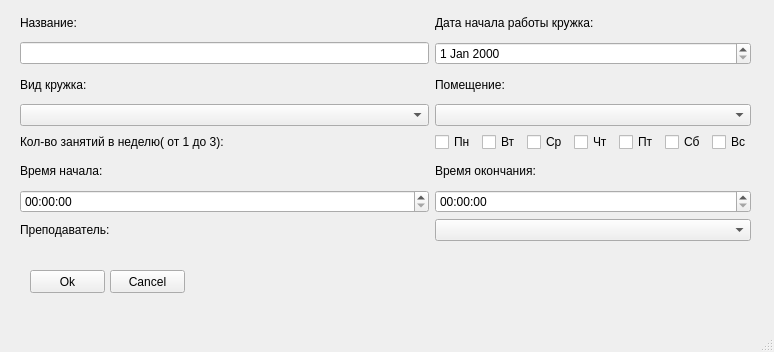
<?xml version="1.0" encoding="UTF-8"?>
<ui version="4.0">
 <class>MainWindow</class>
 <widget class="QMainWindow" name="MainWindow">
  <property name="geometry">
   <rect>
    <x>0</x>
    <y>0</y>
    <width>774</width>
    <height>352</height>
   </rect>
  </property>
  <property name="windowTitle">
   <string>Добавить кружок</string>
  </property>
  <widget class="QWidget" name="centralwidget">
   <widget class="QWidget" name="gridLayoutWidget">
    <property name="geometry">
     <rect>
      <x>20</x>
      <y>10</y>
      <width>731</width>
      <height>231</height>
     </rect>
    </property>
    <layout class="QGridLayout" name="gridLayout">
     <item row="2" column="0">
      <widget class="QLineEdit" name="name_edit"/>
     </item>
     <item row="3" column="0">
      <widget class="QLabel" name="label_3">
       <property name="text">
        <string>Вид кружка:</string>
       </property>
      </widget>
     </item>
     <item row="8" column="1">
      <widget class="QComboBox" name="teacher_combo"/>
     </item>
     <item row="5" column="0">
      <widget class="QLabel" name="label_5">
       <property name="text">
        <string>Кол-во занятий в неделю( от 1 до 3):</string>
       </property>
      </widget>
     </item>
     <item row="8" column="0">
      <widget class="QLabel" name="label_8">
       <property name="text">
        <string>Преподаватель:</string>
       </property>
      </widget>
     </item>
     <item row="0" column="1">
      <widget class="QLabel" name="label_2">
       <property name="text">
        <string>Дата начала работы кружка:</string>
       </property>
      </widget>
     </item>
     <item row="4" column="1">
      <widget class="QComboBox" name="room_combo"/>
     </item>
     <item row="7" column="1">
      <widget class="QTimeEdit" name="time_end_edit"/>
     </item>
     <item row="4" column="0">
      <widget class="QComboBox" name="club_type_combo"/>
     </item>
     <item row="2" column="1">
      <widget class="QDateEdit" name="date_start_edit"/>
     </item>
     <item row="7" column="0">
      <widget class="QTimeEdit" name="time_start_edit"/>
     </item>
     <item row="3" column="1">
      <widget class="QLabel" name="label_4">
       <property name="text">
        <string>Помещение:</string>
       </property>
      </widget>
     </item>
     <item row="6" column="1">
      <widget class="QLabel" name="label_7">
       <property name="text">
        <string>Время окончания:</string>
       </property>
      </widget>
     </item>
     <item row="6" column="0">
      <widget class="QLabel" name="label_6">
       <property name="text">
        <string>Время начала:</string>
       </property>
      </widget>
     </item>
     <item row="5" column="1">
      <layout class="QHBoxLayout" name="horizontalLayout">
       <item>
        <widget class="QCheckBox" name="check_1">
         <property name="text">
          <string>Пн</string>
         </property>
         <attribute name="buttonGroup">
          <string notr="true">button_group</string>
         </attribute>
        </widget>
       </item>
       <item>
        <widget class="QCheckBox" name="check_2">
         <property name="text">
          <string>Вт</string>
         </property>
         <attribute name="buttonGroup">
          <string notr="true">button_group</string>
         </attribute>
        </widget>
       </item>
       <item>
        <widget class="QCheckBox" name="check_3">
         <property name="text">
          <string>Ср</string>
         </property>
         <attribute name="buttonGroup">
          <string notr="true">button_group</string>
         </attribute>
        </widget>
       </item>
       <item>
        <widget class="QCheckBox" name="check_4">
         <property name="text">
          <string>Чт</string>
         </property>
         <attribute name="buttonGroup">
          <string notr="true">button_group</string>
         </attribute>
        </widget>
       </item>
       <item>
        <widget class="QCheckBox" name="check_5">
         <property name="text">
          <string>Пт</string>
         </property>
         <attribute name="buttonGroup">
          <string notr="true">button_group</string>
         </attribute>
        </widget>
       </item>
       <item>
        <widget class="QCheckBox" name="check_6">
         <property name="text">
          <string>Сб</string>
         </property>
         <attribute name="buttonGroup">
          <string notr="true">button_group</string>
         </attribute>
        </widget>
       </item>
       <item>
        <widget class="QCheckBox" name="check_7">
         <property name="text">
          <string>Вс</string>
         </property>
         <attribute name="buttonGroup">
          <string notr="true">button_group</string>
         </attribute>
        </widget>
       </item>
      </layout>
     </item>
     <item row="0" column="0">
      <widget class="QLabel" name="label">
       <property name="text">
        <string>Название:</string>
       </property>
      </widget>
     </item>
    </layout>
   </widget>
   <widget class="QPushButton" name="ok_btn">
    <property name="geometry">
     <rect>
      <x>30</x>
      <y>270</y>
      <width>75</width>
      <height>23</height>
     </rect>
    </property>
    <property name="text">
     <string>Ok</string>
    </property>
   </widget>
   <widget class="QPushButton" name="cancel_btn">
    <property name="geometry">
     <rect>
      <x>110</x>
      <y>270</y>
      <width>75</width>
      <height>23</height>
     </rect>
    </property>
    <property name="text">
     <string>Cancel</string>
    </property>
   </widget>
   <widget class="QLabel" name="label_error">
    <property name="geometry">
     <rect>
      <x>200</x>
      <y>270</y>
      <width>47</width>
      <height>13</height>
     </rect>
    </property>
    <property name="text">
     <string/>
    </property>
   </widget>
  </widget>
  <widget class="QMenuBar" name="menubar">
   <property name="geometry">
    <rect>
     <x>0</x>
     <y>0</y>
     <width>774</width>
     <height>21</height>
    </rect>
   </property>
  </widget>
  <widget class="QStatusBar" name="statusbar"/>
 </widget>
 <resources/>
 <connections/>
 <buttongroups>
  <buttongroup name="button_group">
   <property name="exclusive">
    <bool>false</bool>
   </property>
  </buttongroup>
 </buttongroups>
</ui>
